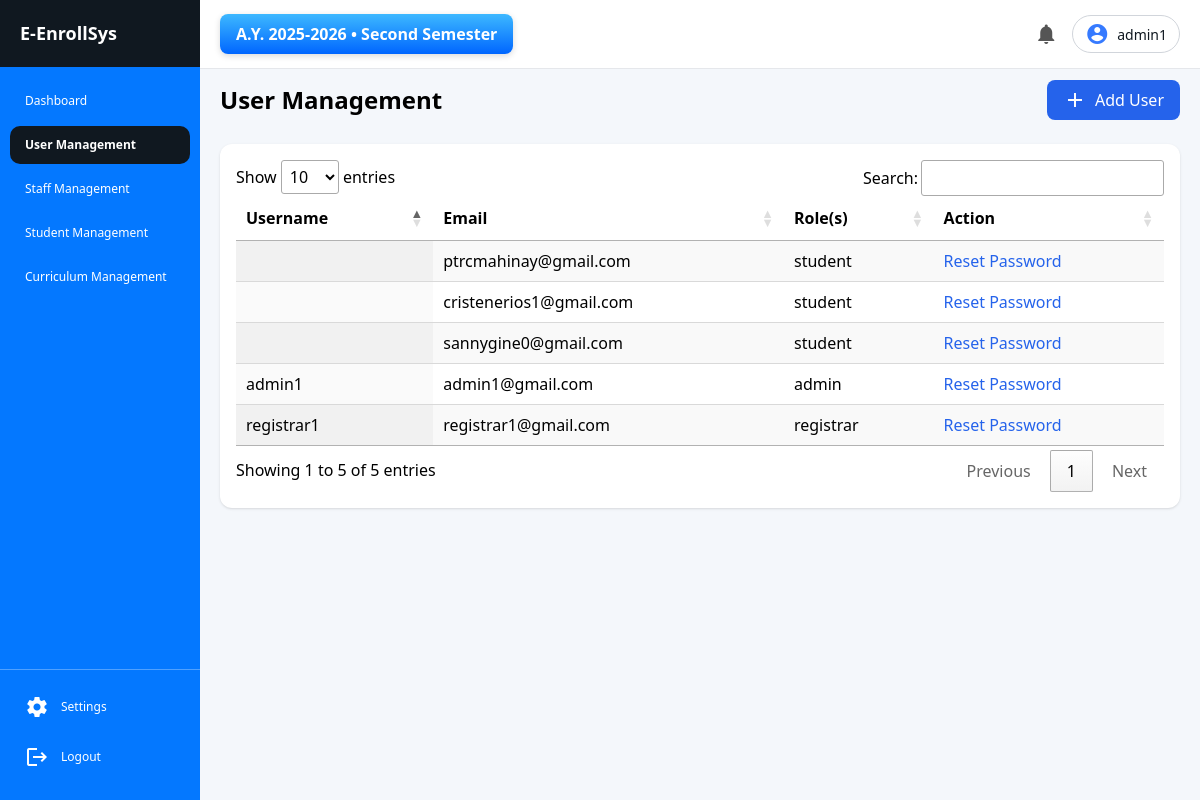
/admin/users.php (signed in), run on the app's committed database.
### tables this page shows
CREATE TABLE `academic_terms` (
  `id` int(11) NOT NULL,
  `academic_year_id` int(11) DEFAULT NULL,
  `semester` enum('1','2','Mid') NOT NULL,
  `is_active` tinyint(1) DEFAULT 0,
  `created_at` timestamp NOT NULL DEFAULT current_timestamp(),
  `updated_at` timestamp NOT NULL DEFAULT current_timestamp() ON UPDATE current_timestamp(),
  `start_date` date DEFAULT NULL,
  `end_date` date DEFAULT NULL
);

CREATE TABLE `academic_years` (
  `id` int(11) NOT NULL,
  `year_label` varchar(20) NOT NULL,
  `start_date` date NOT NULL,
  `end_date` date NOT NULL,
  `is_active` tinyint(1) DEFAULT 0
);

CREATE TABLE `users` (
  `users_id` int(11) NOT NULL,
  `username` varchar(100) DEFAULT NULL,
  `email` varchar(100) NOT NULL,
  `password` varchar(255) NOT NULL,
  `created_at` timestamp NOT NULL DEFAULT current_timestamp(),
  `student_id` int(11) DEFAULT NULL
);

### includes/current_term.php (called while the page is built)
<?php
require_once "../config/db.php";
$sql = "
    SELECT
        at.id AS term_id,
        at.semester,
        at.start_date AS term_start,
        at.end_date AS term_end,
        ay.id AS academic_year_id,
        ay.year_label,
        ay.start_date AS ay_start,
        ay.end_date AS ay_end
    FROM academic_terms at
    INNER JOIN academic_years ay
        ON ay.id = at.academic_year_id
    WHERE at.is_active = 1
      AND ay.is_active = 1
    LIMIT 1
";
$result = $conn->query($sql);
$current_term = $result ? $result->fetch_assoc() : null;

### admin/users.php (the view, shortened to what this page needs)
<?php
require_once "../config/db.php";
$activePage = "User Management";
$result = $conn->query("
    SELECT
        u.Users_id,
        u.Username,
        u.email,
        GROUP_CONCAT(r.Role_name SEPARATOR ', ') AS roles
    FROM Users u
    LEFT JOIN User_roles ur ON u.Users_id = ur.User_id
    LEFT JOIN Roles r ON ur.Role_id = r.Roles_id
    GROUP BY u.Users_id
    ORDER BY u.Username
");
$rows = '';
while ($row = $result->fetch_assoc()) {
    $rows .= "
        <tr>
            <td>{$row['Username']}</td>
            <td>{$row['email']}</td>
            <td>{$row['roles']}</td>
            <td>
                <button class='reset-btn text-blue-600' data-id='{$row['Users_id']}'>
                    Reset Password
                </button>
            </td>
        </tr>
    ";
}
?>
<div class="flex justify-between items-center mb-6">
    <h1 class="text-2xl font-semibold">User Management</h1>
    <button id="addUserBtn" class="bg-blue-600 text-white px-4 py-2 rounded-lg flex items-center gap-2">
        <span class="material-icons">add</span>
        Add User
    </button>
</div>
<div class="bg-white rounded-xl shadow p-4">
    <table id="usersTable" class="display w-full">
        <thead>
            <tr>
                <th>Username</th>
                <th>Email</th>
                <th>Role(s)</th>
                <th>Action</th>
            </tr>
        </thead>
        <tbody>
            <?= $rows ?>
        </tbody>
    </table>
</div>
<link rel="stylesheet" href="https://cdn.datatables.net/1.13.6/css/jquery.dataTables.min.css">
<?php
$main_content = ob_get_clean();
include "../includes/template.php";

### includes/template.php (shortened to what this page needs)
<?php
require_once "../config/db.php";
require_once "../includes/current_term.php";
$activePage   = $activePage   ?? '';
$main_content = $main_content ?? '';
$username     = $_SESSION['username'] ?? 'User';
$semester_labels = [
    '1'   => 'First Semester',
    '2'   => 'Second Semester',
    'mid' => 'Midyear'
];
$semester_text = $semester_labels[$current_term['semester'] ?? ''] ?? '';
?>
<!DOCTYPE html>
<html lang="en">
<head>
    <script src="https://cdn.tailwindcss.com"></script>
    <link rel="stylesheet" href="../includes/style.css?v=999">
</head>
<body>
<div class="layout">
    <aside class="sidebar">
        <div class="sidebar-header">
            E-EnrollSys
        </div>
        <nav class="menu">
            <?php include "sidebar_items.php"; ?>
        </nav>
        <div class="sidebar-footer">
            <a href="../includes/settings.php" class="menu-item <?= ($activePage === 'Settings') ? 'active' : '' ?>">
                <span class="material-icons sidebar-icon">settings</span>
                Settings
            </a>
            <a href="../auth/login.php" class="menu-item">
                <span class="material-icons sidebar-icon">logout</span>
                Logout
            </a>
        </div>
    </aside>
    <main class="main">
        <header class="topbar">
            <div class="topbar-left">
                <div class="term-display">
                    <?= $current_term
                        ? "A.Y. {$current_term['year_label']} • {$semester_text}"
                        : "No active term"
                    ?>
                </div>
            </div>
            <div class="topbar-right">
                <span class="material-icons notification-icon">notifications</span>
                <div class="user-pill">
                    <span class="material-icons user-icon">account_circle</span>
                    <span class="username"><?= htmlspecialchars($username) ?></span>
                </div>
            </div>
        </header>
        <div class="content-area">
            <?= $main_content ?>
        </div>
    </main>
</div>
</body>
</html>

### includes/style.css (style rules this page uses)
* { margin: 0; padding: 0; box-sizing: border-box; font-family: "Segoe UI", sans-serif; }
body { background: #f4f7fb; }
.layout { display: flex; }
.sidebar { width: 200px; background: #0478FF; color: white; display: flex; flex-direction: column; position: fixed; top: 0; left: 0; height: 100vh; overflow-y: auto; z-index: 1000; }
.sidebar-header { background: #101820; padding: 20px; font-size: 18px; font-weight: 600; }
.menu { flex: 1; padding: 15px 10px; overflow-y: auto; }
.menu-item { display: block; padding: 10px 15px; color: white; text-decoration: none; font-size: 14px; border-radius: 10px; margin-bottom: 6px; transition: background 0.3s; }
.sidebar-footer { margin-top: auto; padding: 15px 10px; border-top: 1px solid rgba(255,255,255,0.3); font-size: 14px; }
.sidebar .menu-item, .sidebar .sidebar-footer a { display: flex; align-items: center; gap: 6px; font-size: 12px; }
.sidebar-icon { font-size: 16px; vertical-align: middle; margin-right: 6px; color: white; }
.main { margin-left: 200px; flex: 1; display: flex; flex-direction: column; }
.topbar { position: fixed; top: 0; left: 200px; right: 0; display: flex; justify-content: space-between; align-items: center; padding: 14px 20px; background-color: #ffffff; border-bottom: 1px solid #e5e7eb; z-index: 999; }
.content-area { margin-top: 60px; padding: 20px; }
.term-display { background: linear-gradient(180deg, #3db8ff, #0066ff); color: white; padding: 8px 16px; border-radius: 8px; font-size: 16px; font-weight: 600; box-shadow: 0 2px 6px rgba(0,0,0,0.15); }
.topbar-right { display: flex; align-items: center; gap: 14px; }
.notification-icon { font-size: 24px; cursor: pointer; color: #555; }
.user-pill { display: flex; align-items: center; gap: 8px; padding: 6px 12px; border: 1px solid #d1d5db; border-radius: 9999px; cursor: pointer; transition: background 0.2s; }
.user-icon { font-size: 28px; color: #367AFF; }
.username { font-size: 14px; font-weight: 500; color: #101820; }

### data on the page
academic_terms: academic_year.year_label "2025-2026", semester "Second Semester"
users: email "ptrcmahinay@gmail.com", roles "student"
users: email "cristenerios1@gmail.com", roles "student"
users: email "sannygine0@gmail.com", roles "student"
users: username "admin1", email "admin1@gmail.com", roles "admin"
users: username "registrar1", email "registrar1@gmail.com", roles "registrar"

### other printed values
$name "Dashboard"
$name "User Management"
$name "Staff Management"
$name "Student Management"
$name "Curriculum Management"
$username "admin1"
